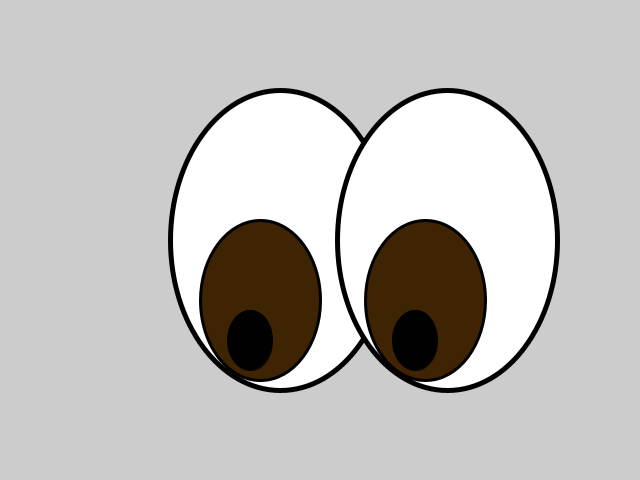
Frame 1 (no input)
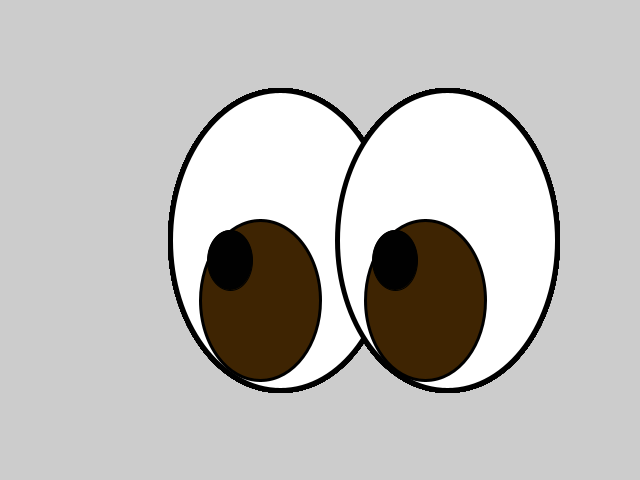
Frame 60 (the mouse pressed at the canvas centre just before this capture)
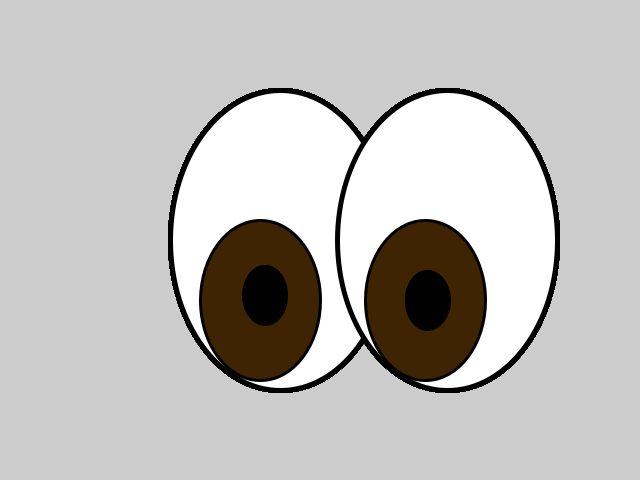
Frame 120 (the mouse held since frame 60 and released just before this capture)

The Processing sketch that drew these frames (run headless with seeded random() and noise(); from frame 60 on, the mouse is pressed at the canvas centre):

// Processing sketch: processing_104421
// ── processing_104421.pde

// Based on http://www.openprocessing.org/sketch/56882


double[] leftEye;
double[] rightEye;
float Lx = 250;
float Ly = 340;
float Rx =415;
float Ry= 340;
 
   
double[] calculateEllipse(float posX, float posY,float h,float w, float ang, int ste) {
  int posArr = 0;
  double []pointsAroundEye = new double [ste*2+2];
  double beta=0;
  double sinbeta = Math.sin(beta);
  double cosbeta = Math.cos(beta);
  for (float i = 0; i<= 2*PI; i+= 2*PI/ste) {
    double alph = i * (Math.PI/PI);
    double sinalpha = Math.sin(alph);
    double cosalpha = Math.cos(alph);
    double X = posX + (h * cosalpha *cosbeta - w * sinalpha * sinbeta);
    double Y = posY + (w * cosalpha *sinbeta + w * sinalpha * cosbeta);
    pointsAroundEye[posArr] = X;
    posArr ++;
    pointsAroundEye[posArr] = Y;
    posArr ++;
  }
  return pointsAroundEye;
}

void setup() {
  size(640,480);
  smooth();
  leftEye = calculateEllipse(280,240,220,300,0,15);
  rightEye  = calculateEllipse(447,240,220,300,0,15);   
}

void draw() {
  fill(255); // Left Eye
  strokeWeight(5);
  ellipse(280,240,220,300);
  strokeWeight(3);
  fill(62,36,2);
  ellipse(260,300,120,160);
  strokeWeight(1);
  fill(1);
  ellipse(Lx,Ly,45,60);
  fill(255); // Right Eye
  strokeWeight(5);
  ellipse(447,240,220,300);
  strokeWeight(3);
  fill(62,36,2);
  ellipse(425,300,120,160);
  strokeWeight(1);
  fill(1);
  ellipse(Rx,Ry,45,60);
  Lx = map(mouseX,0,width,230,300);
  Ly = map(mouseY,0,height, 260,330);
  Rx = map(mouseX,0,width,395,460);
  Ry = map(mouseY,0,height, 260,340);
}
